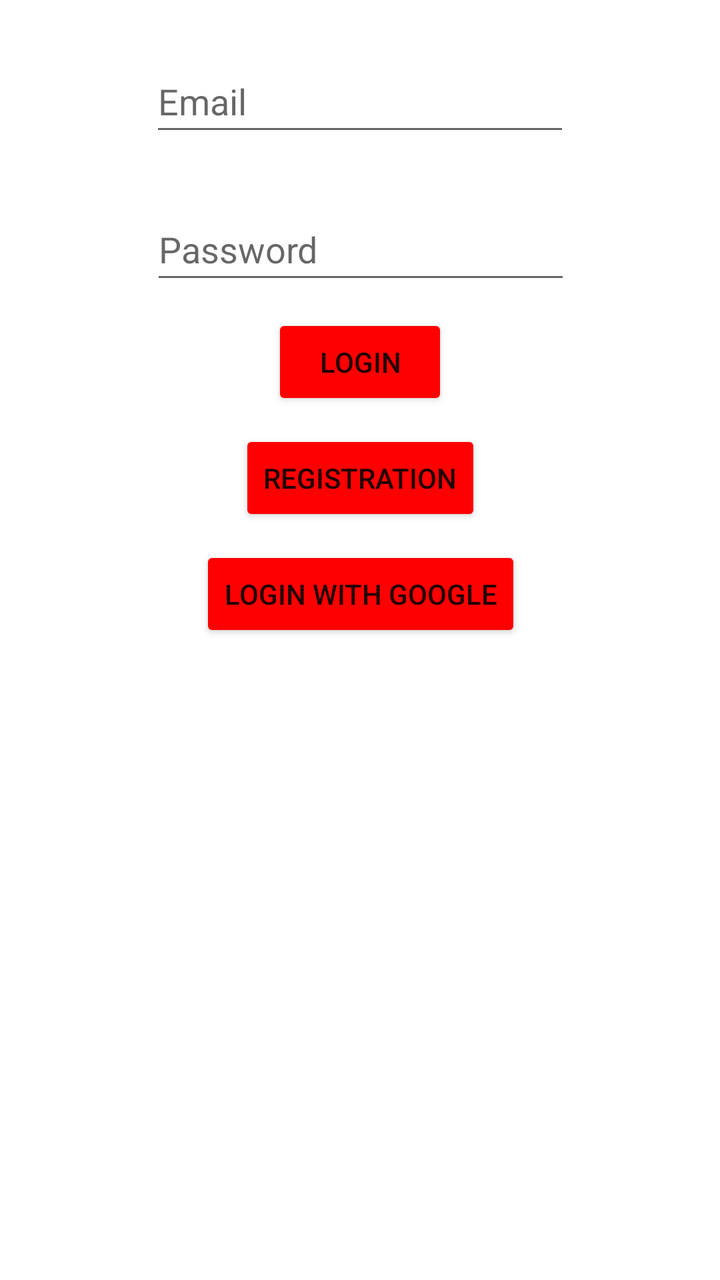
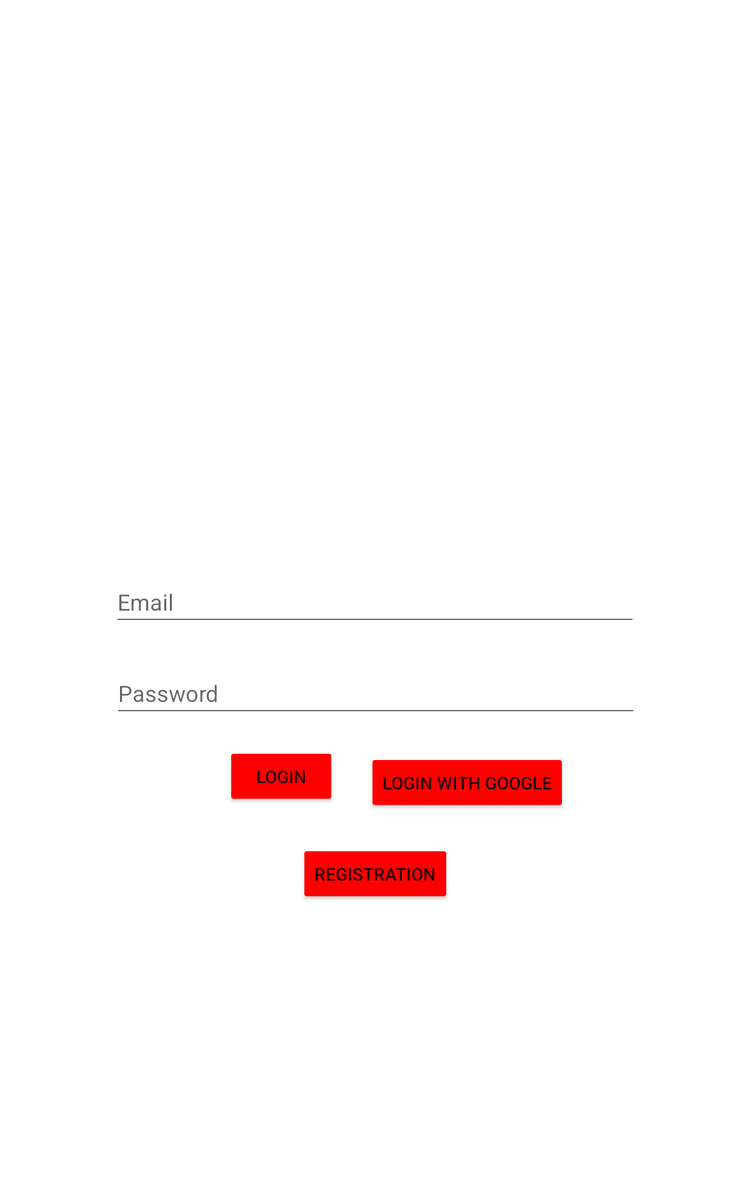

The same Android screen from two of the app's own layout files: first res/layout/ as a phone draws it, then the author's variant for another configuration, drawn on a device whose configuration selects that folder. Both files follow.
<!-- AndroidManifest.xml: application theme Theme.ButorShop -->
<!-- res/layout/activity_main.xml -->
<?xml version="1.0" encoding="utf-8"?>
<androidx.constraintlayout.widget.ConstraintLayout xmlns:android="http://schemas.android.com/apk/res/android"
    xmlns:app="http://schemas.android.com/apk/res-auto"
    xmlns:tools="http://schemas.android.com/tools"
    android:layout_width="match_parent"
    android:layout_height="match_parent"
    tools:context=".MainActivity">

    <EditText
        android:id="@+id/username"
        android:layout_width="wrap_content"
        android:layout_height="wrap_content"
        android:layout_marginTop="25dp"
        android:ems="10"
        android:hint="@string/email"
        android:inputType="textPersonName"
        android:minHeight="48dp"
        app:layout_constraintEnd_toEndOf="parent"
        app:layout_constraintStart_toStartOf="parent"
        app:layout_constraintTop_toTopOf="parent" />

    <EditText
        android:id="@+id/password"
        android:layout_width="wrap_content"
        android:layout_height="wrap_content"
        android:layout_marginTop="26dp"
        android:ems="10"
        android:hint="@string/password"
        android:inputType="textPassword"
        android:minHeight="48dp"
        app:layout_constraintEnd_toEndOf="parent"
        app:layout_constraintHorizontal_bias="0.502"
        app:layout_constraintStart_toStartOf="parent"
        app:layout_constraintTop_toBottomOf="@+id/username" />

    <Button
        android:id="@+id/button"
        android:layout_width="wrap_content"
        android:layout_height="wrap_content"
        android:layout_marginTop="10dp"
        android:backgroundTint="#FF0000"
        android:onClick="login"
        android:text="@string/login"
        app:layout_constraintEnd_toEndOf="parent"
        app:layout_constraintStart_toStartOf="parent"
        app:layout_constraintTop_toBottomOf="@+id/password" />

    <Button
        android:id="@+id/regist"
        android:layout_width="wrap_content"
        android:layout_height="wrap_content"
        android:layout_marginTop="10dp"
        android:backgroundTint="#FF0000"
        android:onClick="goToregist"
        android:text="@string/registration"
        app:layout_constraintEnd_toEndOf="parent"
        app:layout_constraintHorizontal_bias="0.501"
        app:layout_constraintStart_toStartOf="parent"
        app:layout_constraintTop_toBottomOf="@+id/button" />

    <Button
        android:id="@+id/registwithgoogle"
        android:layout_width="wrap_content"
        android:layout_height="wrap_content"
        android:layout_marginTop="10dp"
        android:backgroundTint="#FF0000"
        android:onClick="registwithgoogle"
        android:text="LOGIN WITH GOOGLE"
        app:layout_constraintEnd_toEndOf="parent"
        app:layout_constraintHorizontal_bias="0.501"
        app:layout_constraintStart_toStartOf="parent"
        app:layout_constraintTop_toBottomOf="@+id/regist" />

</androidx.constraintlayout.widget.ConstraintLayout>
<!-- resources referenced by this layout -->
<resources>
  <string name="email">Email</string>
  <string name="login">LOGIN</string>
  <string name="password">Password</string>
  <string name="registration">Registration</string>
  <style name="Theme.ButorShop" parent="Theme.MaterialComponents.DayNight.DarkActionBar">
          
          <item name="colorPrimary">@color/purple_500</item>
          <item name="colorPrimaryVariant">@color/purple_700</item>
          <item name="colorOnPrimary">@color/white</item>
          
          <item name="colorSecondary">@color/teal_200</item>
          <item name="colorSecondaryVariant">@color/teal_700</item>
          <item name="colorOnSecondary">@color/black</item>
          
          <item name="android:statusBarColor">?attr/colorPrimaryVariant</item>
          
      </style>
</resources>
<!-- res/layout-sw600dp/activity_main.xml (the author's variant of the layout above) -->
<!-- drawn on a 7-inch tablet held upright -->
<?xml version="1.0" encoding="utf-8"?>
<androidx.constraintlayout.widget.ConstraintLayout xmlns:android="http://schemas.android.com/apk/res/android"
    xmlns:app="http://schemas.android.com/apk/res-auto"
    xmlns:tools="http://schemas.android.com/tools"
    android:layout_width="match_parent"
    android:layout_height="match_parent"
    tools:context=".MainActivity">

    <EditText
        android:id="@+id/username"
        android:layout_width="wrap_content"
        android:layout_height="wrap_content"
        android:ems="20"
        android:hint="@string/email"
        android:inputType="textPersonName"
        android:minHeight="48dp"
        app:layout_constraintBottom_toBottomOf="parent"
        app:layout_constraintEnd_toEndOf="parent"
        app:layout_constraintStart_toStartOf="parent"
        app:layout_constraintTop_toTopOf="parent" />

    <EditText
        android:id="@+id/password"
        android:layout_width="wrap_content"
        android:layout_height="wrap_content"
        android:layout_marginTop="25dp"
        android:ems="20"
        android:hint="@string/password"
        android:inputType="textPassword"
        android:minHeight="48dp"
        app:layout_constraintEnd_toEndOf="parent"
        app:layout_constraintHorizontal_bias="0.502"
        app:layout_constraintStart_toStartOf="parent"
        app:layout_constraintTop_toBottomOf="@+id/username" />

    <Button
        android:id="@+id/button"
        android:layout_width="wrap_content"
        android:layout_height="wrap_content"
        android:layout_marginTop="20dp"
        android:layout_marginEnd="150dp"
        android:backgroundTint="#FF0000"
        android:text="@string/login"
        android:onClick="login"
        app:layout_constraintEnd_toEndOf="parent"
        app:layout_constraintStart_toStartOf="parent"
        app:layout_constraintTop_toBottomOf="@+id/password" />

    <Button
        android:id="@+id/regist"
        android:layout_width="wrap_content"
        android:layout_height="wrap_content"
        android:layout_marginTop="25dp"
        android:backgroundTint="#FF0000"
        android:onClick="goToregist"
        android:text="@string/registration"
        app:layout_constraintEnd_toEndOf="parent"
        app:layout_constraintHorizontal_bias="0.501"
        app:layout_constraintStart_toStartOf="parent"
        app:layout_constraintTop_toBottomOf="@+id/registwithgoogle" />

    <Button
        android:id="@+id/registwithgoogle"
        android:layout_width="wrap_content"
        android:layout_height="wrap_content"
        android:layout_marginStart="25dp"
        android:layout_marginTop="25dp"
        android:backgroundTint="#FF0000"
        android:onClick="registwithgoogle"
        android:text="LOGIN WITH GOOGLE"
        app:layout_constraintStart_toEndOf="@+id/button"
        app:layout_constraintTop_toBottomOf="@+id/password" />

</androidx.constraintlayout.widget.ConstraintLayout>
